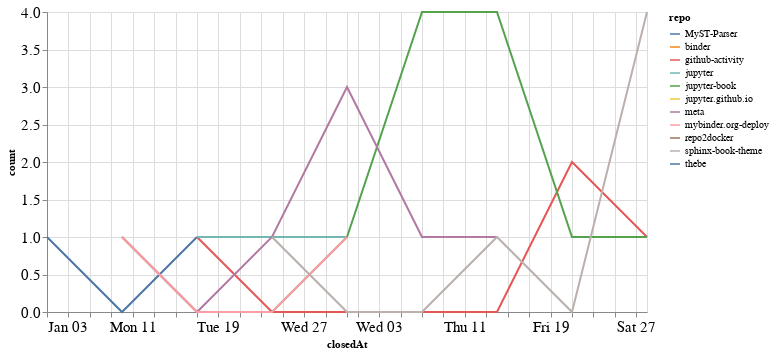

The notebook cell saved with this chart:
### Code cell
closed_by_time = closed_by.groupby('repo').resample('W', on='closedAt').count()['author'].reset_index()
closed_by_time = closed_by_time.rename(columns={'author': 'count'})

alt.Chart(closed_by_time, width=600).mark_line().encode(
    x='closedAt',
    y='count',
    color='repo',
    tooltip="repo"
)

### Figure 1 — Vega-Lite specification as saved in the notebook (floating-point values rounded to 4 significant figures)
{"config": {"axisLeft": {"labelFontSize": 15}, "axisBottom": {"labelFontSize": 15}}, "data": {"name": "data-495ba3d53556befba78169362731e3e9"}, "mark": "line", "encoding": {"color": {"type": "nominal", "field": "repo"}, "tooltip": {"type": "nominal", "field": "repo"}, "x": {"type": "temporal", "field": "closedAt"}, "y": {"type": "quantitative", "field": "count"}}, "width": 600, "$schema": "https://vega.github.io/schema/vega-lite/v4.8.1.json", "datasets": {"data-495ba3d53556befba78169362731e3e9": [{"repo": "MyST-Parser", "closedAt": "2021-01-03T00:00:00", "count": 1}, {"repo": "MyST-Parser", "closedAt": "2021-01-10T00:00:00", "count": 0}, {"repo": "MyST-Parser", "closedAt": "2021-01-17T00:00:00", "count": 1}, {"repo": "binder", "closedAt": "2021-01-31T00:00:00", "count": 1}, {"repo": "github-activity", "closedAt": "2021-01-17T00:00:00", "count": 1}, {"repo": "github-activity", "closedAt": "2021-01-24T00:00:00", "count": 0}, {"repo": "github-activity", "closedAt": "2021-01-31T00:00:00", "count": 0}, {"repo": "github-activity", "closedAt": "2021-02-07T00:00:00", "count": 0}, {"repo": "github-activity", "closedAt": "2021-02-14T00:00:00", "count": 0}, {"repo": "github-activity", "closedAt": "2021-02-21T00:00:00", "count": 2}, {"repo": "github-activity", "closedAt": "2021-02-28T00:00:00", "count": 1}, {"repo": "jupyter", "closedAt": "2021-01-17T00:00:00", "count": 1}, {"repo": "jupyter", "closedAt": "2021-01-24T00:00:00", "count": 1}, {"repo": "jupyter", "closedAt": "2021-01-31T00:00:00", "count": 1}, {"repo": "jupyter-book", "closedAt": "2021-01-10T00:00:00", "count": 1}, {"repo": "jupyter-book", "closedAt": "2021-01-17T00:00:00", "count": 0}, {"repo": "jupyter-book", "closedAt": "2021-01-24T00:00:00", "count": 0}, {"repo": "jupyter-book", "closedAt": "2021-01-31T00:00:00", "count": 1}, {"repo": "jupyter-book", "closedAt": "2021-02-07T00:00:00", "count": 4}, {"repo": "jupyter-book", "closedAt": "2021-02-14T00:00:00", "count": 4}, {"repo": "jupyter-book", "closedAt": "2021-02-21T00:00:00", "count": 1}, {"repo": "jupyter-book", "closedAt": "2021-02-28T00:00:00", "count": 1}, {"repo": "jupyter.github.io", "closedAt": "2021-02-07T00:00:00", "count": 1}, {"repo": "meta", "closedAt": "2021-01-10T00:00:00", "count": 1}, {"repo": "meta", "closedAt": "2021-01-17T00:00:00", "count": 0}, {"repo": "meta", "closedAt": "2021-01-24T00:00:00", "count": 1}, {"repo": "meta", "closedAt": "2021-01-31T00:00:00", "count": 3}, {"repo": "meta", "closedAt": "2021-02-07T00:00:00", "count": 1}, {"repo": "meta", "closedAt": "2021-02-14T00:00:00", "count": 1}, {"repo": "mybinder.org-deploy", "closedAt": "2021-01-10T00:00:00", "count": 1}, {"repo": "mybinder.org-deploy", "closedAt": "2021-01-17T00:00:00", "count": 0}, {"repo": "mybinder.org-deploy", "closedAt": "2021-01-24T00:00:00", "count": 0}, {"repo": "mybinder.org-deploy", "closedAt": "2021-01-31T00:00:00", "count": 1}, {"repo": "repo2docker", "closedAt": "2021-01-24T00:00:00", "count": 1}, {"repo": "sphinx-book-theme", "closedAt": "2021-01-24T00:00:00", "count": 1}, {"repo": "sphinx-book-theme", "closedAt": "2021-01-31T00:00:00", "count": 0}, {"repo": "sphinx-book-theme", "closedAt": "2021-02-07T00:00:00", "count": 0}, {"repo": "sphinx-book-theme", "closedAt": "2021-02-14T00:00:00", "count": 1}, {"repo": "sphinx-book-theme", "closedAt": "2021-02-21T00:00:00", "count": 0}, {"repo": "sphinx-book-theme", "closedAt": "2021-02-28T00:00:00", "count": 4}, {"repo": "thebe", "closedAt": "2021-01-10T00:00:00", "count": 1}]}}
